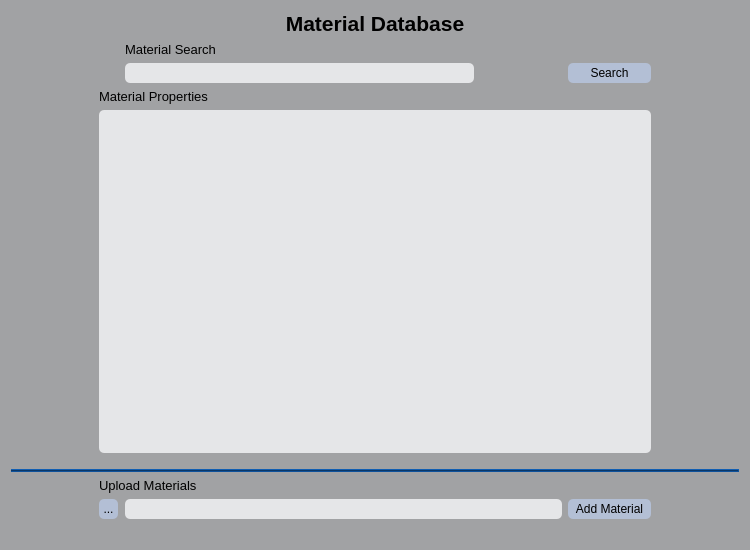
<?xml version="1.0" encoding="UTF-8"?>
<ui version="4.0">
 <class>Materials</class>
 <widget class="QWidget" name="Materials">
  <property name="geometry">
   <rect>
    <x>0</x>
    <y>0</y>
    <width>750</width>
    <height>550</height>
   </rect>
  </property>
  <property name="sizePolicy">
   <sizepolicy hsizetype="Fixed" vsizetype="Fixed">
    <horstretch>0</horstretch>
    <verstretch>0</verstretch>
   </sizepolicy>
  </property>
  <property name="windowTitle">
   <string>Form</string>
  </property>
  <property name="styleSheet">
   <string notr="true">background-color: rgb(161, 162, 164);</string>
  </property>
  <layout class="QVBoxLayout" name="verticalLayout">
   <item>
    <layout class="QGridLayout" name="gridLayout">
     <item row="6" column="0" colspan="9">
      <widget class="QFrame" name="frame_5">
       <property name="styleSheet">
        <string notr="true">background-color: rgb(15, 82, 155);
</string>
       </property>
       <property name="frameShape">
        <enum>QFrame::HLine</enum>
       </property>
       <property name="frameShadow">
        <enum>QFrame::Raised</enum>
       </property>
      </widget>
     </item>
     <item row="1" column="2" colspan="3">
      <widget class="QLabel" name="label">
       <property name="sizePolicy">
        <sizepolicy hsizetype="Fixed" vsizetype="Fixed">
         <horstretch>0</horstretch>
         <verstretch>0</verstretch>
        </sizepolicy>
       </property>
       <property name="font">
        <font>
         <pointsize>10</pointsize>
        </font>
       </property>
       <property name="styleSheet">
        <string notr="true">color: rgb(0, 0, 0);</string>
       </property>
       <property name="text">
        <string>Material Search</string>
       </property>
      </widget>
     </item>
     <item row="4" column="1" colspan="7">
      <widget class="QLabel" name="Results">
       <property name="sizePolicy">
        <sizepolicy hsizetype="Expanding" vsizetype="Expanding">
         <horstretch>0</horstretch>
         <verstretch>0</verstretch>
        </sizepolicy>
       </property>
       <property name="styleSheet">
        <string notr="true">color: rgb(0, 0, 0);
background-color: rgb(229, 230, 232);
border-radius: 5px</string>
       </property>
       <property name="frameShape">
        <enum>QFrame::NoFrame</enum>
       </property>
       <property name="text">
        <string/>
       </property>
      </widget>
     </item>
     <item row="5" column="1">
      <spacer name="verticalSpacer_3">
       <property name="orientation">
        <enum>Qt::Vertical</enum>
       </property>
       <property name="sizeType">
        <enum>QSizePolicy::Fixed</enum>
       </property>
       <property name="sizeHint" stdset="0">
        <size>
         <width>20</width>
         <height>10</height>
        </size>
       </property>
      </spacer>
     </item>
     <item row="7" column="1" colspan="2">
      <widget class="QLabel" name="label_3">
       <property name="font">
        <font>
         <pointsize>10</pointsize>
        </font>
       </property>
       <property name="styleSheet">
        <string notr="true">color: rgb(0, 0, 0);</string>
       </property>
       <property name="text">
        <string>Upload Materials</string>
       </property>
      </widget>
     </item>
     <item row="8" column="0">
      <spacer name="horizontalSpacer_2">
       <property name="orientation">
        <enum>Qt::Horizontal</enum>
       </property>
       <property name="sizeType">
        <enum>QSizePolicy::Fixed</enum>
       </property>
       <property name="sizeHint" stdset="0">
        <size>
         <width>20</width>
         <height>20</height>
        </size>
       </property>
      </spacer>
     </item>
     <item row="8" column="1">
      <widget class="QToolButton" name="FileSearch">
       <property name="sizePolicy">
        <sizepolicy hsizetype="Fixed" vsizetype="Ignored">
         <horstretch>0</horstretch>
         <verstretch>0</verstretch>
        </sizepolicy>
       </property>
       <property name="cursor">
        <cursorShape>PointingHandCursor</cursorShape>
       </property>
       <property name="styleSheet">
        <string notr="true">color: rgb(0, 0, 0);
background-color: rgb(179, 191, 213);
border-radius: 5px</string>
       </property>
       <property name="text">
        <string>...</string>
       </property>
      </widget>
     </item>
     <item row="2" column="8">
      <spacer name="horizontalSpacer">
       <property name="orientation">
        <enum>Qt::Horizontal</enum>
       </property>
       <property name="sizeType">
        <enum>QSizePolicy::Fixed</enum>
       </property>
       <property name="sizeHint" stdset="0">
        <size>
         <width>20</width>
         <height>20</height>
        </size>
       </property>
      </spacer>
     </item>
     <item row="0" column="1" colspan="7">
      <widget class="QLabel" name="label_9">
       <property name="font">
        <font>
         <pointsize>16</pointsize>
         <weight>75</weight>
         <bold>true</bold>
         <kerning>true</kerning>
        </font>
       </property>
       <property name="styleSheet">
        <string notr="true">color: rgb(0, 0, 0);</string>
       </property>
       <property name="text">
        <string>Material Database</string>
       </property>
       <property name="scaledContents">
        <bool>true</bool>
       </property>
       <property name="alignment">
        <set>Qt::AlignCenter</set>
       </property>
      </widget>
     </item>
     <item row="3" column="1" colspan="2">
      <widget class="QLabel" name="label_2">
       <property name="sizePolicy">
        <sizepolicy hsizetype="Fixed" vsizetype="Fixed">
         <horstretch>0</horstretch>
         <verstretch>0</verstretch>
        </sizepolicy>
       </property>
       <property name="font">
        <font>
         <pointsize>10</pointsize>
        </font>
       </property>
       <property name="styleSheet">
        <string notr="true">color: rgb(0, 0, 0);</string>
       </property>
       <property name="text">
        <string>Material Properties</string>
       </property>
      </widget>
     </item>
     <item row="8" column="7">
      <widget class="QPushButton" name="MaterialAdd">
       <property name="sizePolicy">
        <sizepolicy hsizetype="Ignored" vsizetype="Ignored">
         <horstretch>0</horstretch>
         <verstretch>0</verstretch>
        </sizepolicy>
       </property>
       <property name="cursor">
        <cursorShape>PointingHandCursor</cursorShape>
       </property>
       <property name="styleSheet">
        <string notr="true">color: rgb(0, 0, 0);
background-color: rgb(179, 191, 213);
border-radius: 5px</string>
       </property>
       <property name="text">
        <string>Add Material</string>
       </property>
      </widget>
     </item>
     <item row="9" column="1">
      <spacer name="horizontalSpacer_3">
       <property name="orientation">
        <enum>Qt::Horizontal</enum>
       </property>
       <property name="sizeType">
        <enum>QSizePolicy::Fixed</enum>
       </property>
       <property name="sizeHint" stdset="0">
        <size>
         <width>20</width>
         <height>20</height>
        </size>
       </property>
      </spacer>
     </item>
     <item row="2" column="1">
      <spacer name="verticalSpacer_2">
       <property name="orientation">
        <enum>Qt::Vertical</enum>
       </property>
       <property name="sizeType">
        <enum>QSizePolicy::Fixed</enum>
       </property>
       <property name="sizeHint" stdset="0">
        <size>
         <width>20</width>
         <height>20</height>
        </size>
       </property>
      </spacer>
     </item>
     <item row="2" column="2" colspan="4">
      <widget class="QLineEdit" name="SearchBar">
       <property name="enabled">
        <bool>true</bool>
       </property>
       <property name="sizePolicy">
        <sizepolicy hsizetype="Ignored" vsizetype="Ignored">
         <horstretch>0</horstretch>
         <verstretch>0</verstretch>
        </sizepolicy>
       </property>
       <property name="font">
        <font>
         <pointsize>8</pointsize>
        </font>
       </property>
       <property name="styleSheet">
        <string notr="true">color: rgb(0, 0, 0);
background-color: rgb(229, 230, 232);
border-radius: 5px</string>
       </property>
      </widget>
     </item>
     <item row="2" column="6">
      <spacer name="horizontalSpacer_4">
       <property name="orientation">
        <enum>Qt::Horizontal</enum>
       </property>
       <property name="sizeType">
        <enum>QSizePolicy::Fixed</enum>
       </property>
       <property name="sizeHint" stdset="0">
        <size>
         <width>10</width>
         <height>20</height>
        </size>
       </property>
      </spacer>
     </item>
     <item row="2" column="7">
      <widget class="QPushButton" name="Search">
       <property name="sizePolicy">
        <sizepolicy hsizetype="Ignored" vsizetype="Ignored">
         <horstretch>0</horstretch>
         <verstretch>0</verstretch>
        </sizepolicy>
       </property>
       <property name="cursor">
        <cursorShape>PointingHandCursor</cursorShape>
       </property>
       <property name="mouseTracking">
        <bool>false</bool>
       </property>
       <property name="styleSheet">
        <string notr="true">color: rgb(0, 0, 0);
background-color: rgb(179, 191, 213);
border-radius: 5px</string>
       </property>
       <property name="text">
        <string>Search</string>
       </property>
      </widget>
     </item>
     <item row="9" column="2">
      <spacer name="verticalSpacer">
       <property name="orientation">
        <enum>Qt::Vertical</enum>
       </property>
       <property name="sizeType">
        <enum>QSizePolicy::Fixed</enum>
       </property>
       <property name="sizeHint" stdset="0">
        <size>
         <width>20</width>
         <height>20</height>
        </size>
       </property>
      </spacer>
     </item>
     <item row="8" column="2" colspan="5">
      <widget class="QLineEdit" name="FileBar">
       <property name="sizePolicy">
        <sizepolicy hsizetype="Ignored" vsizetype="Ignored">
         <horstretch>0</horstretch>
         <verstretch>0</verstretch>
        </sizepolicy>
       </property>
       <property name="styleSheet">
        <string notr="true">color: rgb(0, 0, 0);
background-color: rgb(229, 230, 232);
border-radius: 5px</string>
       </property>
       <property name="readOnly">
        <bool>true</bool>
       </property>
      </widget>
     </item>
    </layout>
   </item>
  </layout>
 </widget>
 <resources/>
 <connections/>
</ui>
